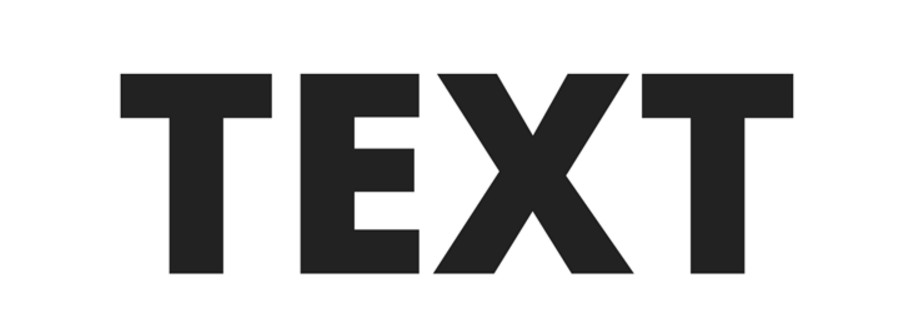
#> input picture img/text1.jpg, 904 x 336 px; its folder holds only this picture in this run
$ python -i textDetection.py   (imports and definitions only)   (older library calls are emulated)
#> lines starting #> are read from the running program, lines starting #| are printed output that depends on the picture; after the words box and inside, x2 and y2 are one past the last pixel; in counts of white or black regions, pixels touching at a corner belong together
import numpy as np
import tensorflow as tf

from skimage.filters import threshold_otsu
from skimage.io import imread
from skimage.measure import label, regionprops
from skimage.transform import resize
from skimage.morphology import closing, square
from skimage.restoration import denoise_tv_chambolle
from skimage.segmentation import clear_border

from tensorflow.python.platform import gfile
from createBottleneck import import_inception, create_img_bottleneck

from PIL import Image

import matplotlib.pyplot as plt
import matplotlib.patches as patches

import shutil
import os
import scipy.misc

LABEL_FILE = './my_label.txt'
GRAPH_FILE = './my_graph.pb'

ECCENTRICYTY = 0.995
SOLIDITY = 0.3
EXTENT = 0.2
EULER = -4
RATIO = 3


class textDetection:
    def __init__(self, image_path):
#> called with image_path = 'img/text1.jpg'
        print('Image reading...')
        self.image = imread(image_path, as_grey=True)
#> self.image is the input picture: shape (336, 904) float64; min 0.0549, max 1, mean 0.797
        self.bw = self.imagePreProcess()
        if os.path.exists('./sample'):
            shutil.rmtree('./sample')
        if not os.path.exists('./sample'):
            os.makedirs('./sample')

    def imagePreProcess(self):
        print('Image Preprocessing...')
        image = denoise_tv_chambolle(self.image, weight=0.1)
        thres = threshold_otsu(image)
#> thres = 0.568
        bw = closing(image > thres, square(2))
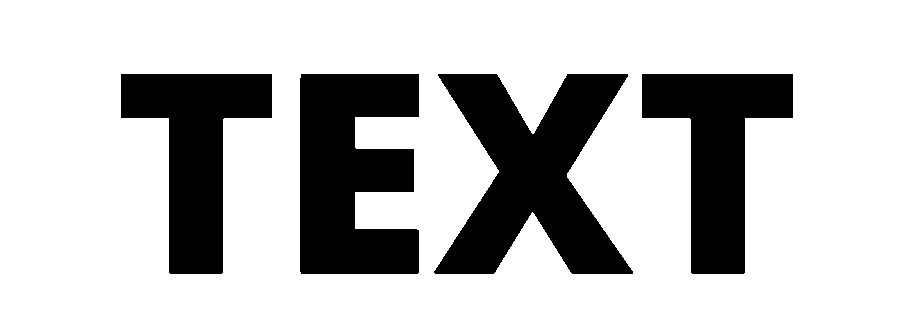
#> bw: shape (336, 904) bool; 76.6% white; 4 black regions, box (x1, y1, x2, y2) and area: (434, 74, 633, 274) 21742, (300, 74, 419, 274) 19161, (121, 74, 272, 274) 15067, (642, 74, 793, 274) 15067
        clear_border(bw)
        print('Done')
        print('-----')
        return bw

    def getTextCandidate(self):
        print('Getting text candidates from image...')
        label_black = label(self.bw, background=1)
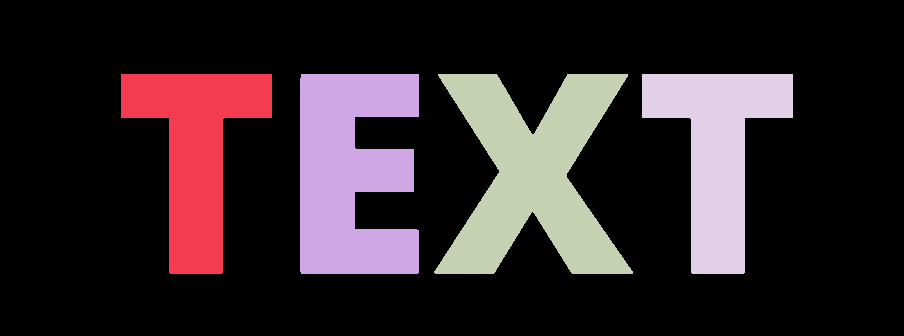
#> label_black: shape (336, 904) int32; 5 distinct labels, from 0 to 4; one colour per label, 0 black
        label_white = label(self.bw, background=0)
        candidateResult = []
        candidatePosition = []
        n = 0

        for region in regionprops(label_black):
            minr, minc, maxr, maxc = region.bbox
#> minr = 74; minc = 121; maxr = 274; maxc = 272
            if region.eccentricity > ECCENTRICYTY:
                continue
            if region.solidity < SOLIDITY:
                continue
            if region.extent < EXTENT:
                continue
            if region.euler_number < EULER:
                continue
            if (maxc - minc) / (maxr - minr) > RATIO:
                continue
            if (minr == 0):
                continue
            if (region.area > (0.002 * (self.image.shape[0] * self.image.shape[1]))):
                margin = 0
                minr = minr - margin
                minc = minc - margin
                maxr = maxr + margin
                maxc = maxc + margin
                sample = self.bw[minr:maxr, minc:maxc]
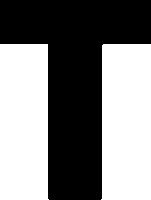
#> sample: shape (200, 151) bool; 50.1% white; 1 black region, box (x1, y1, x2, y2) and area: (0, 0, 151, 200) 15067
                if sample.shape[0] * sample.shape[1] == 0:
                    continue
                else:
                    sample = resize(sample, (100, int(sample.shape[1] * (100 / sample.shape[0]))))
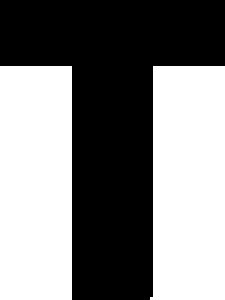
#> sample: shape (100, 75) bool (shown 3 times larger); 49.9% white; 2 white regions, box (x1, y1, x2, y2) and area: (50, 22, 75, 100) 1873, (0, 22, 24, 100) 1872
                    self.sampleSave(sample, str(n))
                    # self.sampleSave(sample, str(n))
                    candidateResult.append('no_text')
                    candidatePosition.append(region.bbox)
                    n = n + 1

        for region in regionprops(label_white):
            minr, minc, maxr, maxc = region.bbox
            if region.eccentricity > ECCENTRICYTY:
                continue
            if region.solidity < SOLIDITY:
                continue
            if region.extent < EXTENT:
                continue
            if region.euler_number < EULER:
                continue
            if (maxc - minc) / (maxr - minr) > RATIO:
                continue
            if (minr == 0):
                continue
            if (region.area > (0.002 * (self.image.shape[0] * self.image.shape[1]))):
                margin = 0
                minr = minr - margin
                minc = minc - margin
                maxr = maxr + margin
                maxc = maxc + margin
                sample = self.bw[minr:maxr, minc:maxc]
                if sample.shape[0] * sample.shape[1] == 0:
                    continue
                else:
                    sample = resize(sample, (100, int(sample.shape[1] * (100 / sample.shape[0]))))
                    sample = 1 - sample
                    self.sampleSave(sample, str(n))
                    # self.sampleSave(sample, str(n))
                    candidateResult.append('no_text')
                    candidatePosition.append(region.bbox)
                    n = n + 1

        self.numMax = np.array(candidatePosition).shape[0]
        need_to_del = False
        delete = []
        for i in range(self.numMax):
            minr1 = candidatePosition[i][0]
            minc1 = candidatePosition[i][1]
            maxr1 = candidatePosition[i][2]
            maxc1 = candidatePosition[i][3]
            for j in range(self.numMax):
                minr2 = candidatePosition[j][0]
                minc2 = candidatePosition[j][1]
                maxr2 = candidatePosition[j][2]
                maxc2 = candidatePosition[j][3]
                if(minc1 >= minc2):
                    if(minr1 >= minr2):
                        if(maxc1 < maxc2):
                            if(maxr1 < maxr2):
                                need_to_del = True
            if need_to_del is True:
                delete.append(i)
            need_to_del = False
        for i in range(np.array(delete).shape[0]):
            index = delete[i] - i
            del candidateResult[index]
            del candidatePosition[index]
            os.remove(os.path.join('./sample', str(delete[i]) + '.jpg'))
        # self.candidate = {'fullscale': np.array(candidateValue),
        #                   'position': np.array(candidatePosition)
        #                   }
        self.candidate = {'position': np.array(candidatePosition),
                          'result': candidateResult}
        num = self.candidate['position'].shape[0]
        print(num, 'candidates found!!!')
        print('-----')

    # [17 lines left out: function showCandidate, not called in this run]

    def sampleSave(self, sample, name):
#> (the run stopped early here; a loop or call above may not have finished)

$ run again, on img/text3.jpg
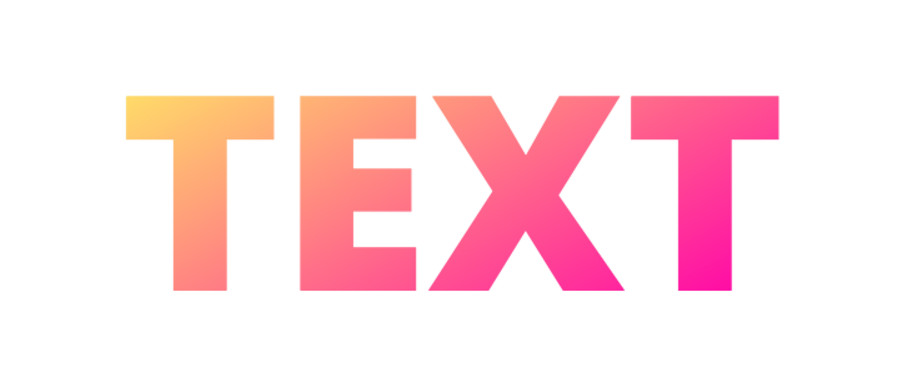
#> input picture img/text3.jpg, 901 x 365 px
#> thres = 0.778
#> bw: shape (365, 901) bool; 80.6% white; 4 black regions, box (x1, y1, x2, y2) and area: (429, 96, 624, 291) 21030, (300, 96, 416, 291) 18094, (631, 96, 779, 291) 14663, (174, 99, 273, 291) 10076
#> in getTextCandidate, `label_black = label(self.bw, background=1)`:
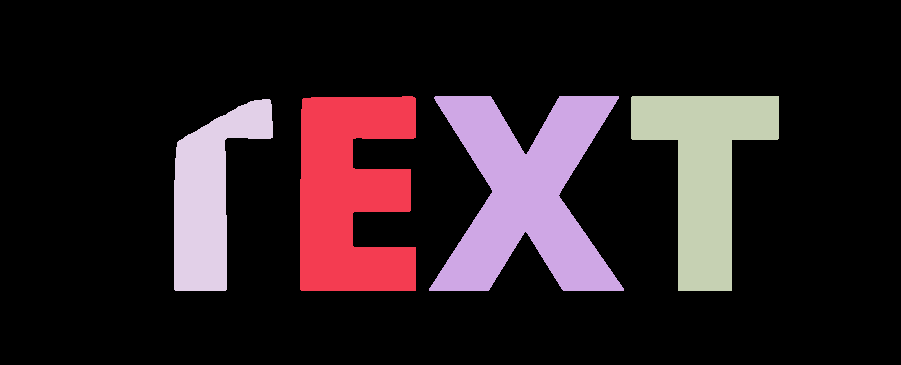
#> label_black: shape (365, 901) int32; 5 distinct labels, from 0 to 4; one colour per label, 0 black
#> minr = 96; minc = 300; maxr = 291; maxc = 416
#> in getTextCandidate, `sample = resize(sample, (100, int(sample.shape[1] * (100 / sample.shap..`:
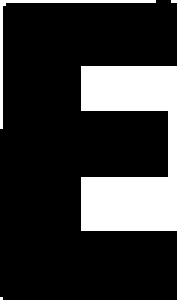
#> sample: shape (100, 59) bool (shown 3 times larger); 20.7% white; 4 white regions (2 under 20 px), largest, box (x1, y1, x2, y2) and area: (27, 22, 59, 77) 1122, (0, 0, 52, 43) 95
